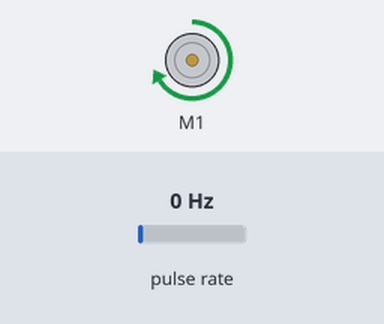
The sketch below on a simulated Arduino Uno, built with avr-gcc and run on an emulated ATmega328P. Parts: DC motor (green arrow = forward, orange = backward, longer = faster). Wiring (inferred from the names in the program): pulse sensor: data pin 2. The test bench sets the inputs (shaded band); at power-on: pulse rate 0 Hz. What the sketch prints to the serial monitor is not drawn.

Above: at 1.2 s.
1.3 s: pulse rate (sensor on pin 2) set to 5 Hz
4.3 s: pulse rate (sensor on pin 2) set to 8 Hz
7.3 s: pulse rate (sensor on pin 2) set to 50 Hz
8.8 s: pulse rate (sensor on pin 2) set to 11 Hz
11.8 s: pulse rate (sensor on pin 2) set to 8 Hz
At 14.0 s:
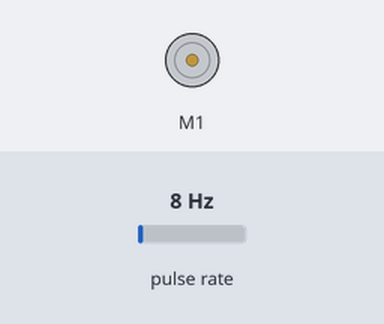
Timing chart, 0 to 15.8 s (numbered marks = the images above; inputs shaded):
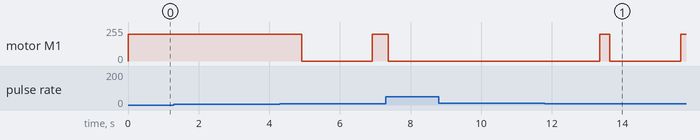

Measured:
- after the input at 1.3 s, every drawn part: stays the same
- after the input at 8.8 s, every drawn part: stays the same
- after the input at 11.8 s, motor M1: stopped → forward 200/255 after 1.6 s, → stopped 0.28 s later, → forward 200/255 2.0 s later

The sketch:

check_speed.ino
```cpp
#include <AFMotor.h>

AF_DCMotor motor(1);

int encoder_pin = 2; // импульсные сигналы от модуля
unsigned int rpm; // количество оборотов в минуту
volatile byte pulses; // количество импульсов
unsigned long timeold;
// количество импульсов на оборот
// в зависимости от вашего энкодерного диска
unsigned int pulsesperturn = 20;


void counter()
{
   //обновление счета импульсов
   pulses++;
}
void setup()
{
   Serial.begin(9600);
   pinMode(encoder_pin, INPUT);
   //Прерывание 0 на цифровой линии 2
   //Срабатывание триггера по спаду сигнала
   attachInterrupt(digitalPinToInterrupt(2), counter, RISING);
   // Инициализация
   pulses = 0;
   rpm = 0;
   timeold = 0;

   // turn on motor
   motor.setSpeed(200);
   motor.run(RELEASE);
}

void loop()
{
//   if (millis() - timeold >= 1000) {
//      //Не обрабатывать прерывания во время счёта
//      detachInterrupt(0);
//      rpm = (60 * 1000 / pulsesperturn )/ (millis() - timeold)* pulses;
//      timeold = millis();
//      pulses = 0;
//      Serial.print("RPM = ");
//      Serial.println(rpm,DEC);
//      //Перезагрузка процесса обработки прерываний
//      attachInterrupt(0, counter, FALLING);
//   }

  Serial.println("tick");

  motor.run(FORWARD);
  motor.setSpeed(200);
  while (pulses<20) {
    delay(10);
  }
  motor.run(RELEASE);
  Serial.print("p=");
  Serial.print(pulses,DEC);
  pulses=0;

  delay(2000);
}
```
